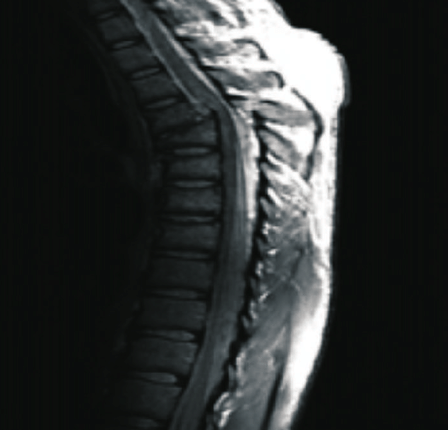
#> input picture spine.png, 448 x 430 px
$ python graylevel.py
#> lines starting #> are read from the running program, lines starting #| are printed output that depends on the picture
import cv2
import numpy as np
import matplotlib.pyplot as plt

# Read the input image in grayscale
input_image = cv2.imread('spine.png', cv2.IMREAD_GRAYSCALE)
#> input_image: shape (430, 448); min 0, max 255, mean 43.6

# Check if the image is loaded successfully
if input_image is None:
    print("Error: Could not open or read the image.")
    exit()

# Set the intensity range for slicing
low_intensity = 20
high_intensity = 220

# Create a binary mask based on the intensity range
binary_mask = np.zeros_like(input_image)
binary_mask[(input_image >= low_intensity) & (input_image <= high_intensity)] = 255

# Apply the binary mask to the original image
sliced_image = cv2.bitwise_and(input_image, binary_mask)
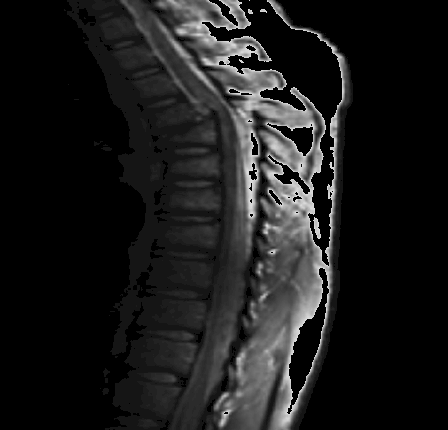
#> sliced_image: shape (430, 448); min 0, max 220, mean 27.2

# Display the images using Matplotlib
plt.figure(figsize=(12, 6))

plt.subplot(1, 3, 1)
plt.imshow(input_image, cmap='gray')
plt.title('Original Image')
plt.axis('off')

plt.subplot(1, 3, 2)
plt.imshow(binary_mask, cmap='gray')
plt.title('Binary Mask')
plt.axis('off')

plt.subplot(1, 3, 3)
plt.imshow(sliced_image, cmap='gray')
plt.title('Gray Level Slicing')
plt.axis('off')

plt.show()
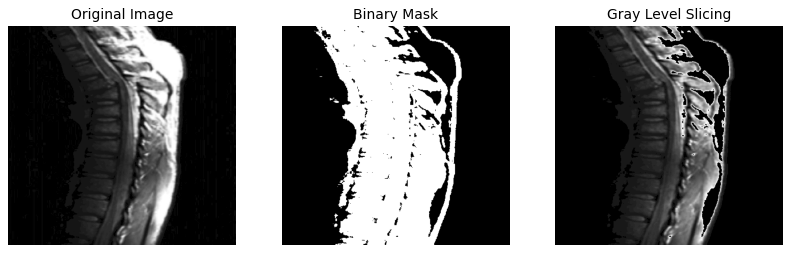
#> figure drawn by matplotlib, 3 panels
